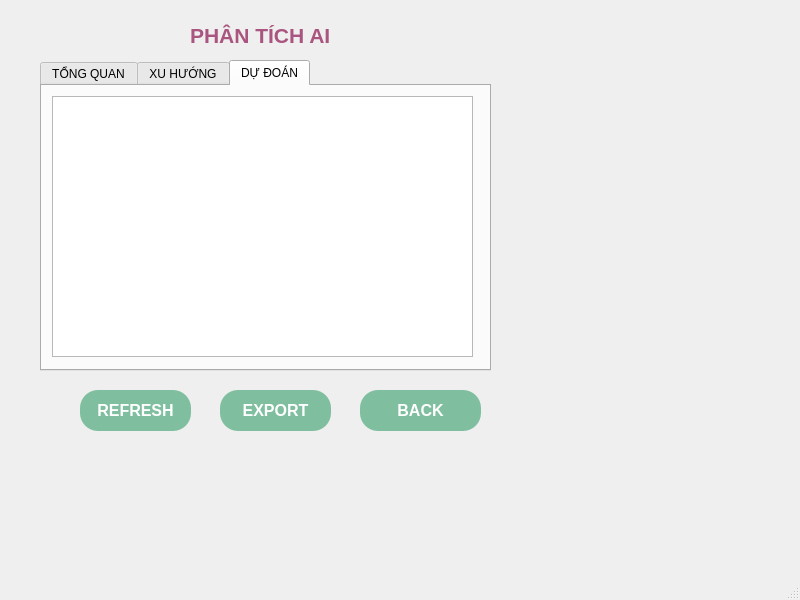
<?xml version="1.0" encoding="UTF-8"?>
<ui version="4.0">
 <class>MainWindow</class>
 <widget class="QMainWindow" name="MainWindow">
  <property name="geometry">
   <rect>
    <x>0</x>
    <y>0</y>
    <width>800</width>
    <height>600</height>
   </rect>
  </property>
  <property name="windowTitle">
   <string>MainWindow</string>
  </property>
  <widget class="QWidget" name="centralwidget">
   <widget class="QLabel" name="label">
    <property name="geometry">
     <rect>
      <x>190</x>
      <y>0</y>
      <width>161</width>
      <height>71</height>
     </rect>
    </property>
    <property name="text">
     <string>&lt;html&gt;&lt;head/&gt;&lt;body&gt;&lt;p&gt;&lt;span style=&quot; font-size:16pt; font-weight:600; color:#aa557f;&quot;&gt;PHÂN TÍCH AI&lt;/span&gt;&lt;/p&gt;&lt;/body&gt;&lt;/html&gt;</string>
    </property>
   </widget>
   <widget class="QTabWidget" name="tabWidget">
    <property name="geometry">
     <rect>
      <x>40</x>
      <y>60</y>
      <width>451</width>
      <height>311</height>
     </rect>
    </property>
    <property name="currentIndex">
     <number>2</number>
    </property>
    <widget class="QWidget" name="tab">
     <attribute name="title">
      <string>TỔNG QUAN</string>
     </attribute>
     <widget class="QTextEdit" name="textEdit">
      <property name="geometry">
       <rect>
        <x>10</x>
        <y>10</y>
        <width>421</width>
        <height>261</height>
       </rect>
      </property>
     </widget>
    </widget>
    <widget class="QWidget" name="tab_2">
     <attribute name="title">
      <string>XU HƯỚNG</string>
     </attribute>
     <widget class="QTextEdit" name="textEdit_2">
      <property name="geometry">
       <rect>
        <x>10</x>
        <y>10</y>
        <width>421</width>
        <height>261</height>
       </rect>
      </property>
     </widget>
    </widget>
    <widget class="QWidget" name="tab_3">
     <attribute name="title">
      <string>DỰ ĐOÁN</string>
     </attribute>
     <widget class="QTextEdit" name="textEdit_3">
      <property name="geometry">
       <rect>
        <x>10</x>
        <y>10</y>
        <width>421</width>
        <height>261</height>
       </rect>
      </property>
     </widget>
    </widget>
   </widget>
   <widget class="QPushButton" name="pushButton">
    <property name="geometry">
     <rect>
      <x>80</x>
      <y>390</y>
      <width>111</width>
      <height>41</height>
     </rect>
    </property>
    <property name="styleSheet">
     <string notr="true">QPushButton {
    background-color: #7FBF9F;   /* xanh nhạt */
    color: white;                /* chữ trắng */
    border-radius: 18px ;         /* bo tròn */
    font-size: 16px; 
    font-weight: bold;
    padding: 10px;
    border: none;
}

QPushButton:hover {
    background-color: #5FA382;   /* xanh đậm khi rê chuột */
}

QPushButton:pressed {
    background-color: #4E8C70;   /* xanh đậm hơn khi bấm */
}</string>
    </property>
    <property name="text">
     <string>REFRESH</string>
    </property>
   </widget>
   <widget class="QPushButton" name="pushButton_2">
    <property name="geometry">
     <rect>
      <x>220</x>
      <y>390</y>
      <width>111</width>
      <height>41</height>
     </rect>
    </property>
    <property name="styleSheet">
     <string notr="true">QPushButton {
    background-color: #7FBF9F;   /* xanh nhạt */
    color: white;                /* chữ trắng */
    border-radius: 18px ;         /* bo tròn */
    font-size: 16px; 
    font-weight: bold;
    padding: 10px;
    border: none;
}

QPushButton:hover {
    background-color: #5FA382;   /* xanh đậm khi rê chuột */
}

QPushButton:pressed {
    background-color: #4E8C70;   /* xanh đậm hơn khi bấm */
}</string>
    </property>
    <property name="text">
     <string>EXPORT</string>
    </property>
   </widget>
   <widget class="QPushButton" name="pushButton_3">
    <property name="geometry">
     <rect>
      <x>360</x>
      <y>390</y>
      <width>121</width>
      <height>41</height>
     </rect>
    </property>
    <property name="styleSheet">
     <string notr="true">QPushButton {
    background-color: #7FBF9F;   /* xanh nhạt */
    color: white;                /* chữ trắng */
    border-radius: 18px ;         /* bo tròn */
    font-size: 16px; 
    font-weight: bold;
    padding: 10px;
    border: none;
}

QPushButton:hover {
    background-color: #5FA382;   /* xanh đậm khi rê chuột */
}

QPushButton:pressed {
    background-color: #4E8C70;   /* xanh đậm hơn khi bấm */
}</string>
    </property>
    <property name="text">
     <string>BACK</string>
    </property>
   </widget>
  </widget>
  <widget class="QMenuBar" name="menubar">
   <property name="geometry">
    <rect>
     <x>0</x>
     <y>0</y>
     <width>800</width>
     <height>21</height>
    </rect>
   </property>
  </widget>
  <widget class="QStatusBar" name="statusbar"/>
 </widget>
 <resources/>
 <connections/>
</ui>
